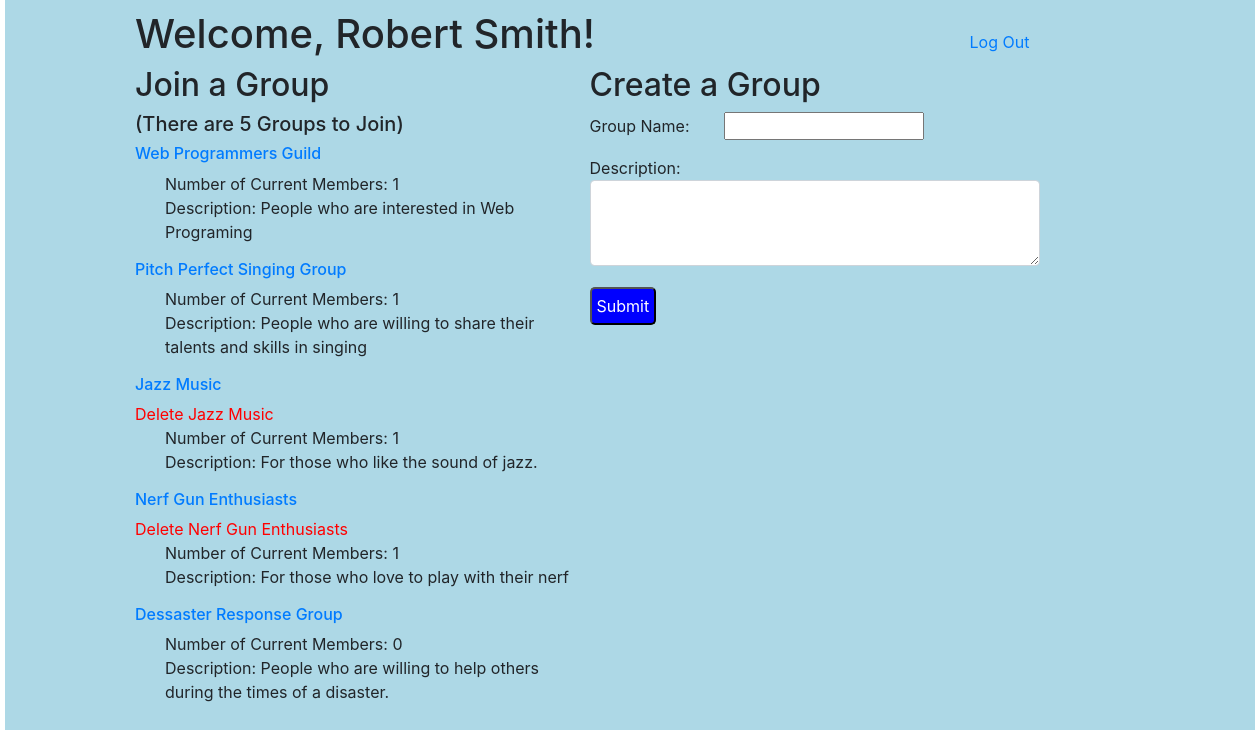
Page /groups (signed in) on the committed database.
### examApp/models.py (models this page shows)
class User(models.Model):
    first_name = models.CharField(max_length=60)
    last_name = models.CharField(max_length=60)
    email = models.CharField(max_length=60)
    password = models.CharField(max_length=255)
    created_at = models.DateTimeField(auto_now_add=True)
    updated_at = models.DateTimeField(auto_now=True)
    objects = UserManager()

class Group(models.Model):
    name = models.CharField(max_length=100)
    description = models.TextField()
    member = models.ForeignKey(User, related_name='groups_joined', on_delete=models.CASCADE)
    users_that_joined = models.ManyToManyField(User, related_name='groups_entered')
    created_at = models.DateTimeField(auto_now_add=True)
    updated_at = models.DateTimeField(auto_now=True)
    objects = GroupManager()

### examApp/views.py (the view)
# urls.py: path('groups', views.groups),
def groups(request):
    if 'user_id' not in request.session:
        return redirect('/')
    context = {
        'current_user': User.objects.get(id=request.session['user_id']),
        'all_groups': Group.objects.all().order_by('-users_that_joined'),
        'group_count': Group.objects.count(),
    }
    return render(request, "groups.html", context)

### examApp/templates/groups.html (shortened to what this page needs)
<!DOCTYPE html>
<html lang="en">
  <head>
    <link
      href="https://stackpath.bootstrapcdn.com/bootstrap/4.5.0/css/bootstrap.min.css"
      rel="stylesheet"
    />
    {% load static %}
    <link rel="stylesheet" href="{% static 'styles.css' %}" />
  </head>
  <body>
    <div id="container">
      <header>
        <h1>
          Welcome, {{current_user.first_name}} {{current_user.last_name}}!
        </h1>
        <a class="logout" href="/logout">Log Out</a>
      </header>
      <div class="section">
        <h2>Join a Group</h2>
        <h5>(There are {{group_count}} Groups to Join)</h5>
        {% for each_group in all_groups%}
        <h6><a href="/group/{{each_group.id}} ">{{each_group.name}}</a></h6>
        {% if current_user.id == each_group.member.id %}
        <a class="red_delete" href="/group/delete/{{each_group.id}} "
          >Delete {{each_group.name}}</a
        >
        {% endif %}
        <ul>
          <li>
            Number of Current Members: {{each_group.users_that_joined.count}}
          </li>
          <li>Description: {{each_group.description}}</li>
        </ul>
        {% endfor %}
      </div>
      <div class="section">
        <h2>Create a Group</h2>
        <form action="/group/create" method="POST">
          <p>Group Name: <input type="text" name="name" /></p>
          <p>
            Description:
            <textarea
              name="description"
              id="description"
              cols="30"
              rows="3"
              class="form-control"
            ></textarea>
          </p>
          <button>Submit</button>
        </form>
      </div>
    </div>
  </body>
</html>

### examApp/static/styles.css (style rules this page uses)
* { margin: 0px; padding: 0px; }
#container { background-color: lightblue; width: 1250px; margin: 0 auto; padding-left: 130px; padding-bottom: 40px; }
h1 { padding-top: 10px; }
.section { width: 450px; display: inline-block; vertical-align: top; }
input { margin-left: 30px; width: 200px; }
button { background-color: blue; color: white; padding: 5px; border-radius: 5px; margin-top: 5px; }
header h1 { width: 830px; display: inline-block; }
ul { list-style-type: none; margin-left: 30px; }
.red_delete { color: red; }

### rows in the picture
User: first_name "Robert", last_name "Smith"
Group: name "Web Programmers Guild", users_that_joined.count "1", description "People who are interested in Web Programing"
Group: name "Pitch Perfect Singing Group", users_that_joined.count "1", description "People who are willing to share their talents and skills in singing"
Group: name "Jazz Music", users_that_joined.count "1", description "For those who like the sound of jazz."
Group: name "Nerf Gun Enthusiasts", users_that_joined.count "1", description "For those who love to play with their nerf"
Group: name "Dessaster Response Group", users_that_joined.count "0", description "People who are willing to help others during the times of a disaster."

### other values in the picture
{{ group_count }} "5"
